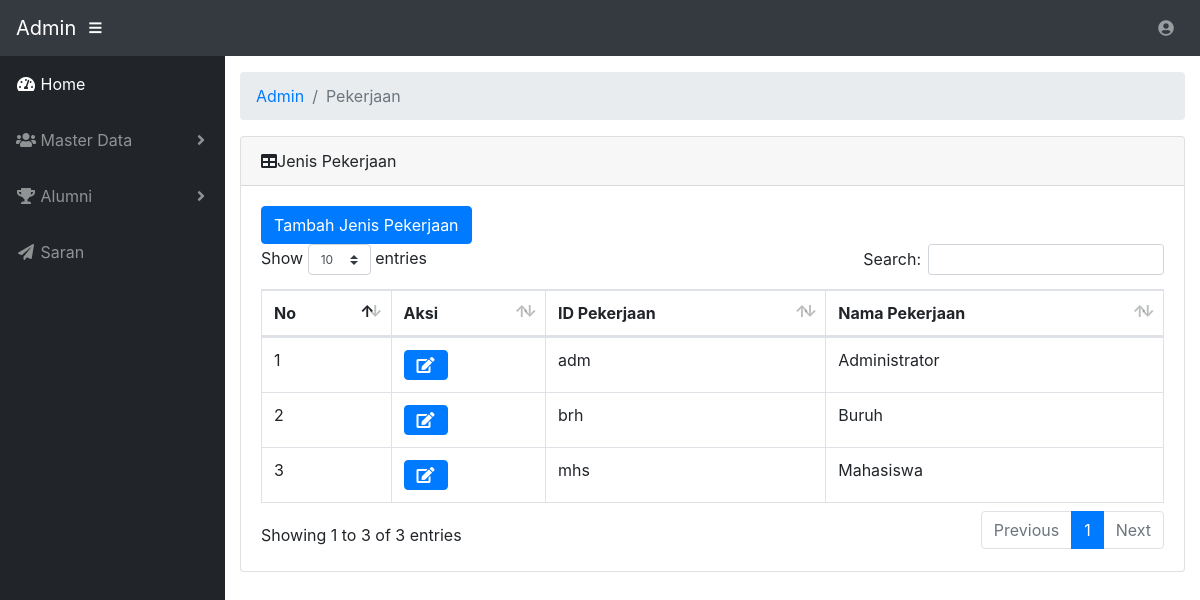
Screenshot of /Aplikasi/index.php/admin/pekerjaan with the database file from the repository.
### tables this page shows
CREATE TABLE `pekerjaan` (
  `id_pekerjaan` varchar(6) NOT NULL,
  `nama_pekerjaan` varchar(20) NOT NULL
);

### Aplikasi/application/controllers/admin.php (called while the page is built, shortened)
<?php
class admin extends CI_Controller {
	function __construct()
	{
				$this->load->model('saran');
				$this->load->model('biodata');
				$this->load->model('tmasuk');
				$this->load->model('pekerjaan');
	}
	public function pekerjaan()
	{
		$header['menu']='Pekerjaan';
		$header['username'] = $this->session->userdata('nama');
		$data['pekerjaan']=$this->pekerjaan->ambil_pekerjaan();
		$this->load->view('layout/admin/header',$header);
		$this->load->view('admin/pekerjaan/show',$data);
		$this->load->view('layout/admin/footer');
	}
}

### Aplikasi/index.php (called while the page is built, shortened)
<?php
require_once BASEPATH.'core/CodeIgniter.php';

### Aplikasi/application/models/pekerjaan.php (called while the page is built, shortened)
<?php
class pekerjaan extends CI_Model {
	public function ambil_pekerjaan()
	{
		return $this->db->get('pekerjaan')->result_array();
	}
}
?>

### Aplikasi/application/views/admin/pekerjaan/show.php (the view)
<div class="card mb-3">
  <div class="card-header"><i class="fas fa-table"></i>Jenis Pekerjaan</div>
    <div class="card-body">
      <a href="<?= site_url('admin/tpekerjaan');?>"><button class="btn btn-primary">Tambah Jenis Pekerjaan</button></a>
      <div class="table-responsive">
        <table class="table table-bordered" id="dataTable" width="100%" cellspacing="0">
          <thead>
            <tr>
              <th>No</th>
              <th>Aksi</th>
              <th>ID Pekerjaan</th>
              <th>Nama Pekerjaan</th>
            </tr>
          </thead>
          <tbody>
            <?php
            $no = 1;
              foreach ($pekerjaan as $j ) { ?>
            <tr>
              <td><?= $no++;?></td>
              <td>
                <a href="<?= site_url('admin/edit_form_pkrn/'.$j['id_pekerjaan']);?>"><button class="btn btn-primary"><i class="fa fa-edit"></i></button></a>
              </td>
              <td><?= $j['id_pekerjaan'];?></td>
              <td><?= $j['nama_pekerjaan'];?></td>
            </tr>
            <?php } ?>
          </tbody>
        </table>
      </div>
    </div>
  </div>

### Aplikasi/assets/template/css/sb-admin.css (style rules this page uses)
html { position: relative; min-height: 100%; }
body { height: 100%; }
:root { --input-padding-x: 0.75rem; --input-padding-y: 0.75rem; }

### rows the page displays
pekerjaan: id_pekerjaan "adm", nama_pekerjaan "Administrator"
pekerjaan: id_pekerjaan "brh", nama_pekerjaan "Buruh"
pekerjaan: id_pekerjaan "mhs", nama_pekerjaan "Mahasiswa"

### other values shown
$menu "Pekerjaan"
